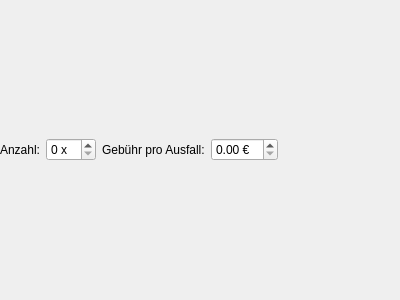
<?xml version="1.0" encoding="UTF-8"?>
<ui version="4.0">
 <class>WidgetCashLoss</class>
 <widget class="QWidget" name="WidgetCashLoss">
  <property name="geometry">
   <rect>
    <x>0</x>
    <y>0</y>
    <width>400</width>
    <height>300</height>
   </rect>
  </property>
  <property name="windowTitle">
   <string>Form</string>
  </property>
  <layout class="QGridLayout" name="gridLayout">
   <property name="margin">
    <number>0</number>
   </property>
   <item row="2" column="1">
    <widget class="QSpinBox" name="spinBox">
     <property name="suffix">
      <string> x</string>
     </property>
    </widget>
   </item>
   <item row="2" column="3">
    <widget class="QDoubleSpinBox" name="doubleSpinBox">
     <property name="suffix">
      <string> €</string>
     </property>
    </widget>
   </item>
   <item row="2" column="0">
    <widget class="QLabel" name="label">
     <property name="text">
      <string>Anzahl:</string>
     </property>
    </widget>
   </item>
   <item row="2" column="2">
    <widget class="QLabel" name="label_2">
     <property name="text">
      <string>Gebühr pro Ausfall:</string>
     </property>
    </widget>
   </item>
   <item row="2" column="4">
    <spacer name="horizontalSpacer">
     <property name="orientation">
      <enum>Qt::Horizontal</enum>
     </property>
     <property name="sizeHint" stdset="0">
      <size>
       <width>40</width>
       <height>20</height>
      </size>
     </property>
    </spacer>
   </item>
  </layout>
 </widget>
 <resources/>
 <connections/>
</ui>
